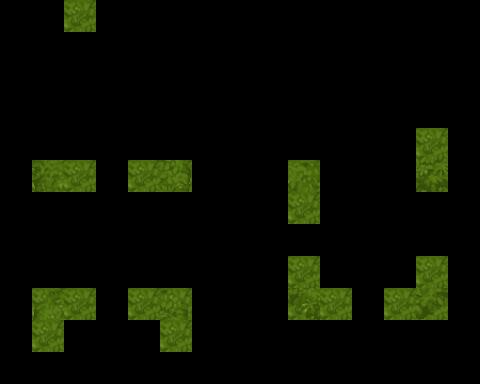

Below is a game level as drawn by its tile map, then a one-line description and the .tmx file that defines it, in full:
An orthogonal 15x12 tile map with 32x32 px tiles, 2 tile layers (input_forest_bush, output_layer2), 2 hidden layers not drawn.

<map version="1.2" tiledversion="2018.12.22" orientation="orthogonal" renderorder="right-down" width="15" height="12" tilewidth="32" tileheight="32" infinite="0" nextlayerid="9" nextobjectid="1">
 <properties>
  <property name="MatchOutsideMap" type="bool" value="false" />
 </properties>
 <tileset firstgid="1" name="mapchip" tilewidth="32" tileheight="32" tilecount="120" columns="10">
  <image source="../img/tilesets/original/forest.png" width="320" height="384" />
 </tileset>
 <layer id="5" name="regions" width="15" height="12" visible="0">
  <data encoding="csv">
0,0,95,0,0,0,0,0,0,0,0,0,0,0,0,
0,0,0,0,0,0,0,0,0,0,0,0,0,0,0,
0,0,0,0,0,0,0,0,0,0,0,0,0,0,0,
0,0,0,0,0,0,0,0,0,0,0,0,0,0,0,
0,0,0,0,0,0,0,0,0,95,0,0,0,95,0,
95,95,95,0,95,95,95,0,0,95,0,0,0,95,0,
0,0,0,0,0,0,0,0,0,95,0,0,0,95,0,
0,0,0,0,0,0,0,0,0,0,0,0,0,0,0,
0,95,0,0,0,95,0,0,0,95,0,0,0,95,0,
95,95,95,0,95,95,95,0,95,95,95,0,95,95,95,
0,95,0,0,0,95,0,0,0,95,0,0,0,95,0,
0,0,0,0,0,0,0,0,0,0,0,0,0,0,0
</data>
 </layer>
 <layer id="6" name="input_forest_bush" width="15" height="12">
  <data encoding="csv">
0,0,95,0,0,0,0,0,0,0,0,0,0,0,0,
0,0,0,0,0,0,0,0,0,0,0,0,0,0,0,
0,0,0,0,0,0,0,0,0,0,0,0,0,0,0,
0,0,0,0,0,0,0,0,0,0,0,0,0,0,0,
0,0,0,0,0,0,0,0,0,0,0,0,0,95,0,
0,95,95,0,95,95,0,0,0,95,0,0,0,95,0,
0,0,0,0,0,0,0,0,0,95,0,0,0,0,0,
0,0,0,0,0,0,0,0,0,0,0,0,0,0,0,
0,0,0,0,0,0,0,0,0,95,0,0,0,95,0,
0,95,95,0,95,95,0,0,0,95,95,0,95,95,0,
0,95,0,0,0,95,0,0,0,0,0,0,0,0,0,
0,0,0,0,0,0,0,0,0,0,0,0,0,0,0
</data>
 </layer>
 <layer id="7" name="inputnot_forest_bush" width="15" height="12" visible="0">
  <data encoding="csv">
0,0,0,0,0,0,0,0,0,0,0,0,0,0,0,
0,0,0,0,0,0,0,0,0,0,0,0,0,0,0,
0,0,0,0,0,0,0,0,0,0,0,0,0,0,0,
0,0,0,0,0,0,0,0,0,0,0,0,0,0,0,
0,0,0,0,0,0,0,0,0,95,0,0,0,0,0,
95,0,0,0,0,0,95,0,0,0,0,0,0,0,0,
0,0,0,0,0,0,0,0,0,0,0,0,0,95,0,
0,0,0,0,0,0,0,0,0,0,0,0,0,0,0,
0,95,0,0,0,95,0,0,0,0,0,0,0,0,0,
95,0,0,0,0,0,95,0,95,0,0,0,0,0,95,
0,0,0,0,0,0,0,0,0,95,0,0,0,95,0,
0,0,0,0,0,0,0,0,0,0,0,0,0,0,0
</data>
 </layer>
 <layer id="8" name="output_layer2" width="15" height="12">
  <data encoding="csv">
0,0,95,0,0,0,0,0,0,0,0,0,0,0,0,
0,0,0,0,0,0,0,0,0,0,0,0,0,0,0,
0,0,0,0,0,0,0,0,0,0,0,0,0,0,0,
0,0,0,0,0,0,0,0,0,0,0,0,0,0,0,
0,0,0,0,0,0,0,0,0,0,0,0,0,0,0,
0,94,0,0,0,96,0,0,0,85,0,0,0,105,0,
0,0,0,0,0,0,0,0,0,0,0,0,0,0,0,
0,0,0,0,0,0,0,0,0,0,0,0,0,0,0,
0,0,0,0,0,0,0,0,0,0,0,0,0,0,0,
0,84,0,0,0,86,0,0,0,104,0,0,0,106,0,
0,0,0,0,0,0,0,0,0,0,0,0,0,0,0,
0,0,0,0,0,0,0,0,0,0,0,0,0,0,0
</data>
 </layer>
</map>
